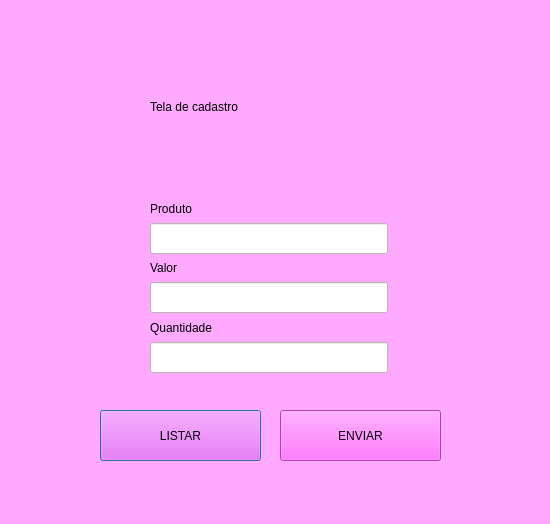
<?xml version="1.0" encoding="UTF-8"?>
<ui version="4.0">
 <class>Dialog</class>
 <widget class="QDialog" name="Dialog">
  <property name="geometry">
   <rect>
    <x>0</x>
    <y>0</y>
    <width>550</width>
    <height>524</height>
   </rect>
  </property>
  <property name="windowTitle">
   <string>Dialog</string>
  </property>
  <property name="styleSheet">
   <string notr="true">background-color: rgb(255, 170, 255);</string>
  </property>
  <widget class="QWidget" name="layoutWidget">
   <property name="geometry">
    <rect>
     <x>150</x>
     <y>20</y>
     <width>238</width>
     <height>353</height>
    </rect>
   </property>
   <layout class="QVBoxLayout" name="verticalLayout_3">
    <item>
     <widget class="QLabel" name="label">
      <property name="styleSheet">
       <string notr="true">
font: 24pt &quot;MS Shell Dlg 2&quot;;</string>
      </property>
      <property name="text">
       <string>Tela de cadastro</string>
      </property>
     </widget>
    </item>
    <item>
     <layout class="QVBoxLayout" name="verticalLayout_2">
      <item>
       <widget class="QLabel" name="label_3">
        <property name="styleSheet">
         <string notr="true">font: 14pt &quot;MS Shell Dlg 2&quot;;</string>
        </property>
        <property name="text">
         <string>Produto</string>
        </property>
       </widget>
      </item>
      <item>
       <widget class="QLineEdit" name="txtProduto">
        <property name="font">
         <font>
          <pointsize>14</pointsize>
         </font>
        </property>
        <property name="styleSheet">
         <string notr="true">background-color: rgb(255, 255, 255);</string>
        </property>
       </widget>
      </item>
      <item>
       <widget class="QLabel" name="label_4">
        <property name="styleSheet">
         <string notr="true">font: 14pt &quot;MS Shell Dlg 2&quot;;</string>
        </property>
        <property name="text">
         <string>Valor</string>
        </property>
       </widget>
      </item>
      <item>
       <widget class="QLineEdit" name="txtValor">
        <property name="font">
         <font>
          <pointsize>14</pointsize>
         </font>
        </property>
        <property name="styleSheet">
         <string notr="true">background-color: rgb(255, 255, 255);</string>
        </property>
       </widget>
      </item>
      <item>
       <widget class="QLabel" name="label_5">
        <property name="styleSheet">
         <string notr="true">font: 14pt &quot;MS Shell Dlg 2&quot;;</string>
        </property>
        <property name="text">
         <string>Quantidade</string>
        </property>
       </widget>
      </item>
      <item>
       <widget class="QLineEdit" name="txtQuantidade">
        <property name="font">
         <font>
          <pointsize>14</pointsize>
         </font>
        </property>
        <property name="styleSheet">
         <string notr="true">background-color: rgb(255, 255, 255);</string>
        </property>
       </widget>
      </item>
     </layout>
    </item>
   </layout>
  </widget>
  <widget class="QPushButton" name="btnListar">
   <property name="geometry">
    <rect>
     <x>100</x>
     <y>410</y>
     <width>161</width>
     <height>51</height>
    </rect>
   </property>
   <property name="styleSheet">
    <string notr="true">font: 20pt &quot;MS Shell Dlg 2&quot;;
background-color: rgb(255, 85, 255);</string>
   </property>
   <property name="text">
    <string>LISTAR</string>
   </property>
  </widget>
  <widget class="QPushButton" name="btnEnviar">
   <property name="geometry">
    <rect>
     <x>280</x>
     <y>410</y>
     <width>161</width>
     <height>51</height>
    </rect>
   </property>
   <property name="styleSheet">
    <string notr="true">font: 20pt &quot;MS Shell Dlg 2&quot;;
background-color: rgb(255, 85, 255);</string>
   </property>
   <property name="text">
    <string>ENVIAR</string>
   </property>
  </widget>
 </widget>
 <resources/>
 <connections/>
</ui>
